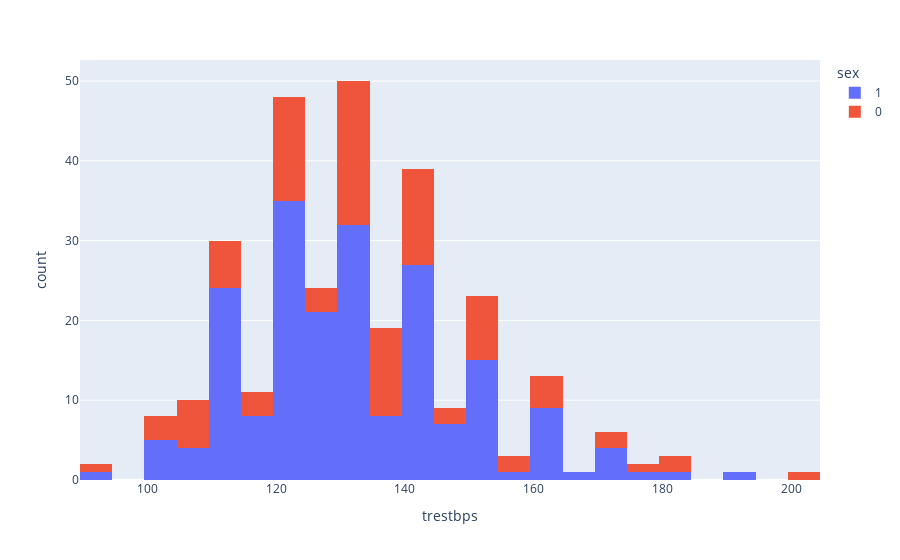

The notebook cell this image was saved under:
### Markdown cell above
Observing the pattern between resting blood pressure and gender of the patient. 

On average, before menopause, women tend to have slightly lower blood pressure than men. However, after menopause, women's blood pressure tends to increase and may surpass that of men.

### Code cell
fig = px.histogram(data_frame=df, x='trestbps', color='sex')
fig.show()

### Figure 1 — Plotly figure (JSON) as saved in the notebook; plotly's stock layout.template omitted (floating-point values rounded to 4 significant figures; data arrays with more than 128 entries replaced by an {"elided": "..."} marker saying what was removed)
{"data": [{"alignmentgroup": "True", "bingroup": "x", "hovertemplate": "sex=1<br>trestbps=%{x}<br>count=%{y}<extra></extra>", "legendgroup": "1", "marker": {"color": "#636efa", "pattern": {"shape": ""}}, "name": "1", "offsetgroup": "1", "orientation": "v", "showlegend": true, "type": "histogram", "x": {"elided": "205 int values"}, "xaxis": "x", "yaxis": "y"}, {"alignmentgroup": "True", "bingroup": "x", "hovertemplate": "sex=0<br>trestbps=%{x}<br>count=%{y}<extra></extra>", "legendgroup": "0", "marker": {"color": "#EF553B", "pattern": {"shape": ""}}, "name": "0", "offsetgroup": "0", "orientation": "v", "showlegend": true, "type": "histogram", "x": [130, 140, 120, 140, 130, 150, 120, 120, 150, 140, 150, 155, 160, 140, 130, 138, 130, 160, 108, 135, 130, 138, 130, 200, 124, 122, 135, 102, 102, 115, 110, 100, 132, 112, 174, 140, 134, 158, 140, 138, 120, 138, 120, 110, 180, 140, 150, 120, 178, 105, 138, 130, 112, 108, 94, 108, 118, 152, 136, 180, 120, 160, 134, 126, 130, 120, 120, 120, 106, 140, 118, 136, 150, 112, 146, 138, 130, 128, 170, 132, 124, 140, 130, 140, 130, 160, 130, 140, 105, 130, 142, 135, 150, 128, 110, 145, 132, 150], "xaxis": "x", "yaxis": "y"}], "layout": {"barmode": "relative", "legend": {"title": {"text": "sex"}, "tracegroupgap": 0}, "margin": {"t": 60}, "xaxis": {"anchor": "y", "domain": [0, 1], "title": {"text": "trestbps"}}, "yaxis": {"anchor": "x", "domain": [0, 1], "title": {"text": "count"}}}}
